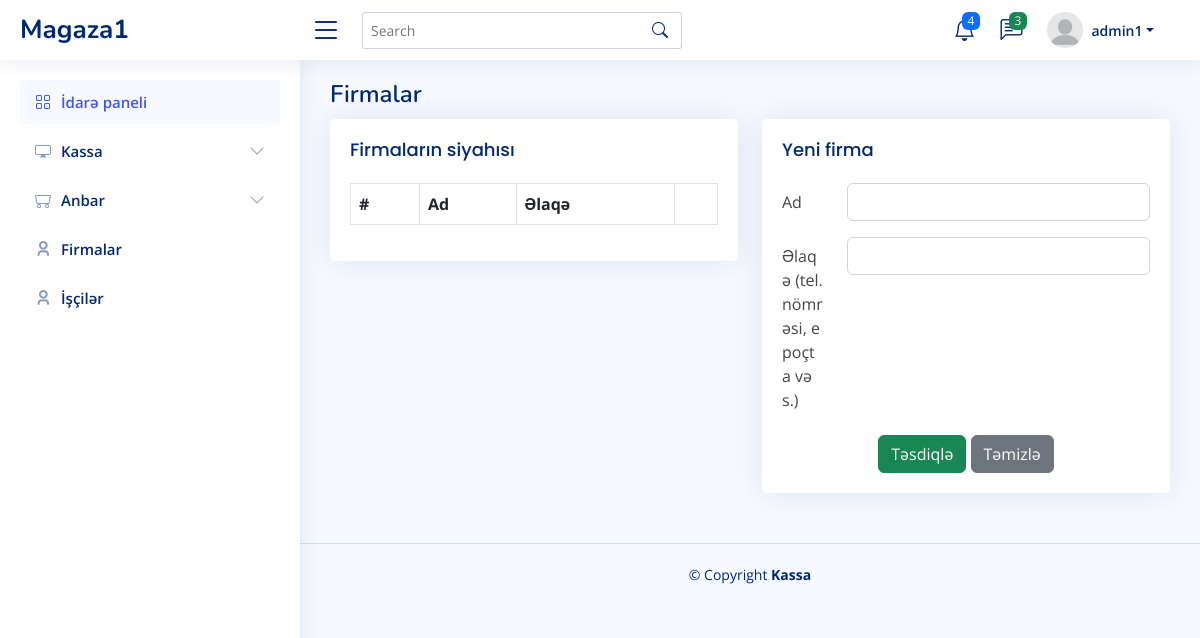
The app's page /firm (signed in), older data.
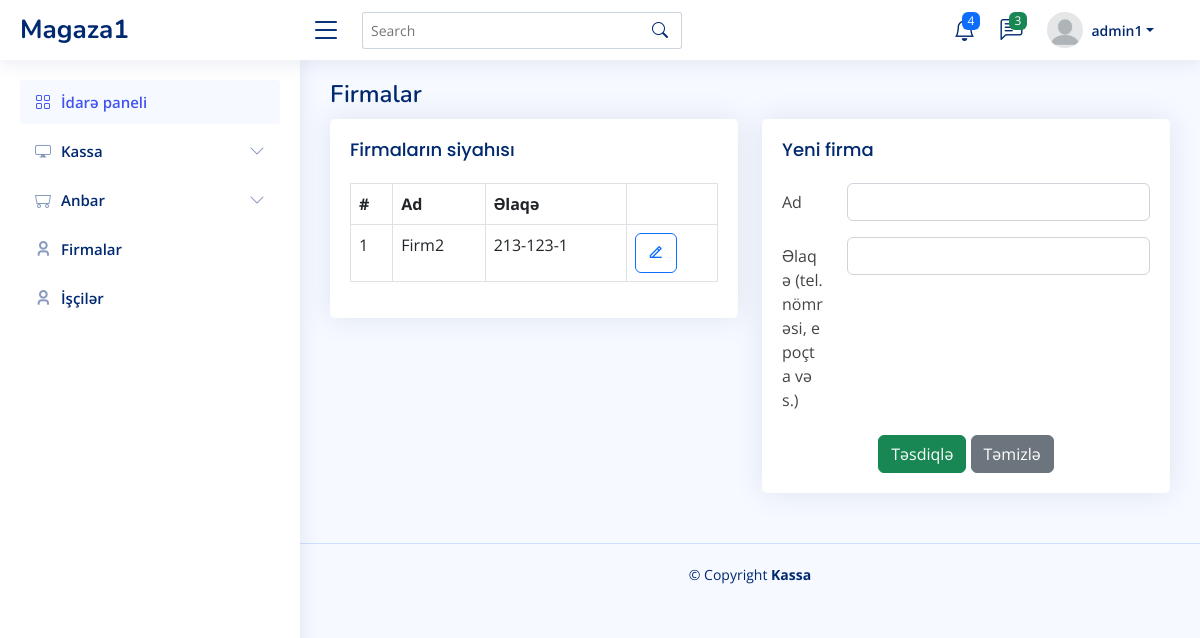
The same page, newer data.
### pos/models.py (models this page shows, shortened)
class Firm(models.Model):
    name = models.CharField('Ad', max_length=100)
    phone_number = models.CharField('Əlaqə', max_length=30)
    shop = models.ForeignKey(Shop, verbose_name='Mağaza', on_delete=models.CASCADE)

### pos/views.py (the view, shortened to what this page needs)
# urls.py: path('firm', views.FirmView.as_view(), name='firm'),
class FirmView(CreateView):
    template_name = 'pos/firm.html'
    form_class = FirmForm
    success_url = reverse_lazy('pos:firm')
    def get_context_data(self, **kwargs):
        context = super().get_context_data()
        context['firms'] = Firm.objects.filter(shop_id=self.request.session.get('curr_shop_id'))
        return context

### pos/forms.py
class FirmForm(ModelForm):
    class Meta:
        model = Firm
        fields = ['name', 'phone_number']

### app/models.py (called while the page is built)
    def __str__(self):
        return self.name

### app/services.py (called while the page is built)
def check_user_for_create_shop(user_id):
    user = User.objects.prefetch_related('shop').filter(pk=user_id)
    if user:
        user = user[0]
        if user.is_superuser:
            return False
        if user.is_manager:  # if user is manager it means that user has a shop
            return False
        else:
            if user.shop.all():  # if user has a manager so user doesn't need to create a shop
                return False
        return True
    return False

### user/models.py (called while the page is built)
    def __str__(self):
        return self.username

### templates/pos/firm.html (shortened to what this page needs)
{% extends 'pos/index.html' %}
{% block main %}
    <div class="pagetitle">
        <h1>Firmalar</h1>
    </div>
    <section class="section">
        <div class="row">
            <div class="col-lg-6">
                <div class="card">
                    <div class="card-body table-wrapper-scroll-y my-custom-scrollbar h-25">
                        <h5 class="card-title">Firmaların siyahısı</h5>
                        <table class="table table-bordered">
                            <thead>
                                <tr>
                                    <th scope="col">#</th>
                                    <th scope="col">Ad</th>
                                    <th scope="col">Əlaqə</th>
                                    <th></th>
                                </tr>
                            </thead>
                            <tbody>
                                {% for firm in firms %}
                                    <tr>
                                        <td>{{ forloop.counter }}</td>
                                        <td>{{ firm.name }}</td>
                                        <td>{{ firm.phone_number }}</td>
                                        <td><button type="submit" class="btn btn-outline-primary"><i class="ri-edit-2-line"></i></button></td>
                                    </tr>
                                {% endfor %}
                            </tbody>
                        </table>
                    </div>
                </div>
            </div>
            <div class="col-lg-6">
                <div class="card">
                    <div class="card-body">
                        <h5 class="card-title">Yeni firma</h5>
                        <form method="post">
                            <div class="row mb-3">
                                <label for="inputFirmName" class="col-sm-2 col-form-label">Ad</label>
                                <div class="col-sm-10">
                                    <input type="text" class="form-control" id="inputFirmName" name="name"
                                           required>
                                </div>
                            </div>
                            <div class="row mb-3">
                                <label for="inputFirmPhoneNumber" class="col-sm-2 col-form-label">Əlaqə (tel. nömrəsi, e poçta və s.)</label>
                                <div class="col-sm-10">
                                    <input type="text" class="form-control" id="inputFirmPhoneNumber" name="phone_number">
                                </div>
                            </div>
                            <div class="text-center">
                                <button type="submit" class="btn btn-success">Təsdiqlə</button>
                                <button type="reset" class="btn btn-secondary">Təmizlə</button>
                            </div>
                        </form>
                    </div>
                </div>
            </div>
        </div>
    </section>
{% endblock %}

Row changes from the older to the newer data that the page shows:
added Firm: name "Firm2", phone_number "213-123-1"
